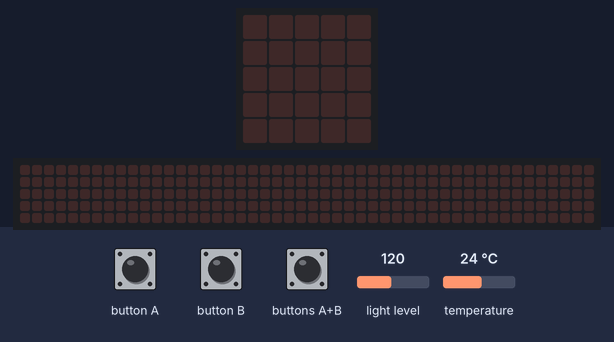
The program below on a simulated BBC micro:bit (MakeCode). Parts: the board's 5×5 LED display, a strip that is not on the board, showing the scrolling text unrolled. The inputs (shaded band) are chosen by the test bench; at power-on: light level 120, temperature 24 °C. The 48×5 strip is a reading aid, not a part: it shows the text the display is scrolling, unrolled, one strip-width of it at a time.

Above: at 1.2 s.
1.3 s: button A pressed for 0.15 s
At 3.86 s:
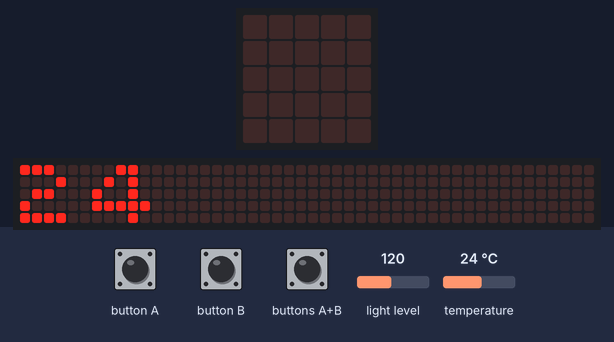
4.3 s: buttons A+B pressed for 0.15 s
At 11.39 s:
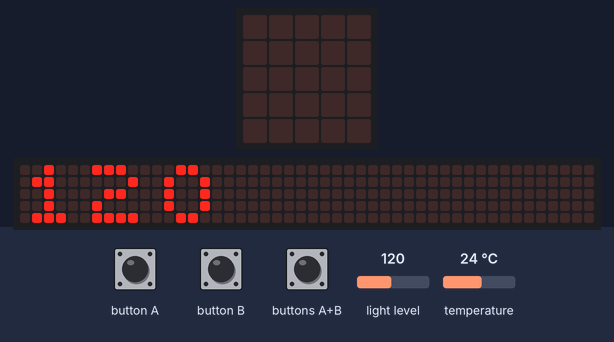
Timing chart, 0 to 12.9 s (numbered marks = the images above; inputs shaded):
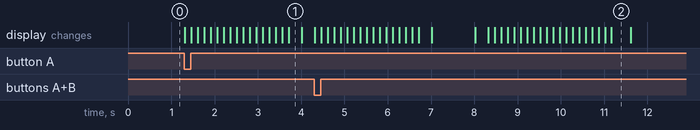

The program:

main.ts
```typescript
basic.forever(function () {
    while (input.buttonIsPressed(Button.AB)) {
        basic.showNumber(input.temperature())
        basic.pause(1000)
        basic.showNumber(input.lightLevel())
    }
    while (input.buttonIsPressed(Button.A)) {
        basic.showNumber(input.temperature())
    }
    while (input.buttonIsPressed(Button.B)) {
        basic.showNumber(input.lightLevel())
    }
    if (input.temperature() < 8 && input.lightLevel() <= 100) {
        basic.showLeds(`
            . . . . .
            . # . # #
            . . # . .
            . . # . .
            . . . # #
            `)
    } else {

    }
})
```

test.ts
```typescript
// aquí va el archivo "tests"; esto no se compilará cuando este paquete se utilice como una extensión.
```

Measured:
- after the input at 1.3 s, the display: changes at once (image 1)
- after the input at 4.3 s, the display: first changes at once (image 2 shows a later state)
- what the display in image 2 shows lasts 0.4 s, from 11.2 s to 11.6 s
